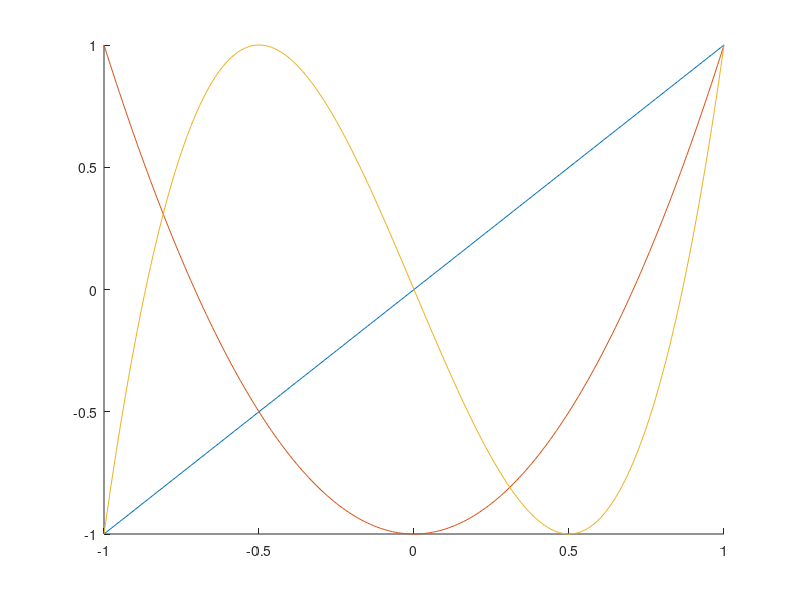

Write the MATLAB code that produced this figure.
# Chebyshev polynomials of the first kind are defined by
# Tn(t) = cos(n*arccos t), t in [-1, 1]
# Plot, in the same figure, the polynomials T1, T2, T3

x = -1 : 0.01 : 1
hold on;

T1 = cos(acos(x));
plot(x, T1);

T2 = cos(2.*acos(x));
plot(x, T2);

T3 = cos(3.*acos(x));
plot(x, T3);
